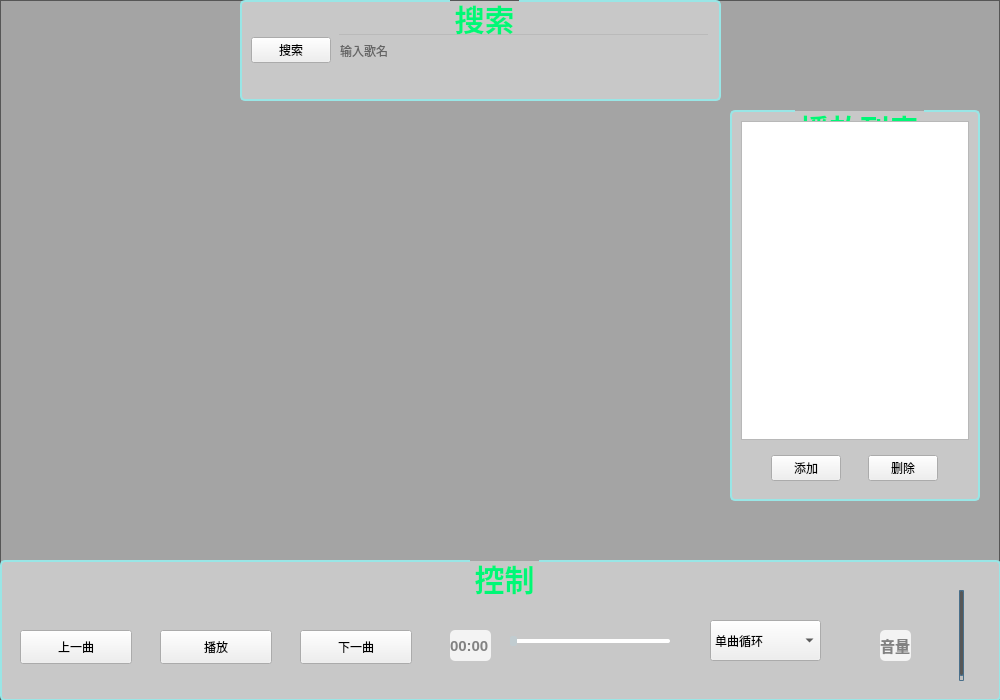
<?xml version="1.0" encoding="UTF-8"?>
<ui version="4.0">
 <class>Mymusic</class>
 <widget class="QWidget" name="Mymusic">
  <property name="geometry">
   <rect>
    <x>0</x>
    <y>0</y>
    <width>1000</width>
    <height>700</height>
   </rect>
  </property>
  <property name="minimumSize">
   <size>
    <width>1000</width>
    <height>700</height>
   </size>
  </property>
  <property name="maximumSize">
   <size>
    <width>1000</width>
    <height>700</height>
   </size>
  </property>
  <property name="windowTitle">
   <string>Form</string>
  </property>
  <property name="styleSheet">
   <string notr="true"/>
  </property>
  <widget class="QFrame" name="frame">
   <property name="geometry">
    <rect>
     <x>0</x>
     <y>0</y>
     <width>1000</width>
     <height>700</height>
    </rect>
   </property>
   <property name="minimumSize">
    <size>
     <width>1000</width>
     <height>700</height>
    </size>
   </property>
   <property name="maximumSize">
    <size>
     <width>1000</width>
     <height>700</height>
    </size>
   </property>
   <property name="styleSheet">
    <string notr="true">QFrame#frame{
	border-image: url(:/pictur/bg_music1.jpg);
}
#frame_2{
	background-color: rgba(0, 0, 0, 80);
}
</string>
   </property>
   <property name="frameShape">
    <enum>QFrame::StyledPanel</enum>
   </property>
   <property name="frameShadow">
    <enum>QFrame::Raised</enum>
   </property>
   <widget class="QFrame" name="frame_2">
    <property name="geometry">
     <rect>
      <x>0</x>
      <y>0</y>
      <width>1000</width>
      <height>700</height>
     </rect>
    </property>
    <property name="minimumSize">
     <size>
      <width>1000</width>
      <height>700</height>
     </size>
    </property>
    <property name="maximumSize">
     <size>
      <width>1000</width>
      <height>700</height>
     </size>
    </property>
    <property name="styleSheet">
     <string notr="true">QGroupBox
{
	background-color: rgba(255, 255, 255, 100);
	color: rgb(0, 0, 0);
border: 2px solid rgb(153, 230, 230);
border-radius:5px;
margin-top:2.1ex;
font-family:宋体;
font:bold 30px;
color: ;
	color: rgb(0, 247, 119);
}
 
QGroupBox::title
{
subcontrol-origin:margin;
subcontrol-position:top center;
}</string>
    </property>
    <property name="frameShape">
     <enum>QFrame::StyledPanel</enum>
    </property>
    <property name="frameShadow">
     <enum>QFrame::Raised</enum>
    </property>
    <widget class="QGroupBox" name="groupBox_3">
     <property name="geometry">
      <rect>
       <x>0</x>
       <y>560</y>
       <width>1001</width>
       <height>141</height>
      </rect>
     </property>
     <property name="styleSheet">
      <string notr="true">QLabel{
	border-radius: 5px;
	background-color: rgba(255, 255, 255,200);

font-size: 15px;
font-weight: bold;
color: rgb(130, 130, 130);


}</string>
     </property>
     <property name="title">
      <string>控制</string>
     </property>
     <widget class="QPushButton" name="pushButton_pre">
      <property name="geometry">
       <rect>
        <x>20</x>
        <y>70</y>
        <width>112</width>
        <height>34</height>
       </rect>
      </property>
      <property name="styleSheet">
       <string notr="true"/>
      </property>
      <property name="text">
       <string>上一曲</string>
      </property>
     </widget>
     <widget class="QPushButton" name="pushButton_playORpause">
      <property name="geometry">
       <rect>
        <x>160</x>
        <y>70</y>
        <width>112</width>
        <height>34</height>
       </rect>
      </property>
      <property name="text">
       <string>播放</string>
      </property>
     </widget>
     <widget class="QPushButton" name="pushButton_next">
      <property name="geometry">
       <rect>
        <x>300</x>
        <y>70</y>
        <width>112</width>
        <height>34</height>
       </rect>
      </property>
      <property name="text">
       <string>下一曲</string>
      </property>
     </widget>
     <widget class="QComboBox" name="comboBox_list">
      <property name="geometry">
       <rect>
        <x>710</x>
        <y>60</y>
        <width>111</width>
        <height>41</height>
       </rect>
      </property>
      <item>
       <property name="text">
        <string>单曲循环</string>
       </property>
      </item>
      <item>
       <property name="text">
        <string>顺序播放</string>
       </property>
      </item>
      <item>
       <property name="text">
        <string>列表循环</string>
       </property>
      </item>
      <item>
       <property name="text">
        <string>随机播放</string>
       </property>
      </item>
     </widget>
     <widget class="QLabel" name="label_2">
      <property name="geometry">
       <rect>
        <x>880</x>
        <y>70</y>
        <width>31</width>
        <height>31</height>
       </rect>
      </property>
      <property name="maximumSize">
       <size>
        <width>50</width>
        <height>16777215</height>
       </size>
      </property>
      <property name="text">
       <string>音量</string>
      </property>
     </widget>
     <widget class="QSlider" name="verticalSlider">
      <property name="geometry">
       <rect>
        <x>950</x>
        <y>30</y>
        <width>22</width>
        <height>91</height>
       </rect>
      </property>
      <property name="styleSheet">
       <string notr="true">QSlider::groove:vertical {
border: 1px solid #4A708B;
background: #C0C0C0;
width: 5px;
border-radius: 1px;
padding-left:-1px;
padding-right:-1px;
padding-top:-1px;
padding-bottom:-1px;
}

QSlider::sub-page:vertical {
background: #575757;
border: 1px solid #4A708B;
border-radius: 2px;
}

QSlider::add-page:vertical {
background: qlineargradient(x1:0, y1:0, x2:0, y2:1, 
    stop:0 #c4c4c4, stop:1 #B1B1B1);
background: qlineargradient(x1: 0, y1: 0.2, x2: 1, y2: 1,
    stop: 0 #5DCCFF, stop: 1 #1874CD);
border: 0px solid #777;
width: 10px;
border-radius: 2px;
}

QSlider::handle:vertical 
{

    height: 11px;
    margin-left: -3px;
    margin-right: -3px;
    border-radius: 5px;
}

QSlider::sub-page:vertical:disabled {
background: #00009C;
border-color: #999;
}

QSlider::add-page:vertical:disabled {
background: #eee;
border-color: #999;
}

QSlider::handle:vertical:disabled {
background: #eee;
border: 1px solid #aaa;
border-radius: 4px;
}</string>
      </property>
      <property name="orientation">
       <enum>Qt::Vertical</enum>
      </property>
     </widget>
     <widget class="QSlider" name="Slider_time">
      <property name="geometry">
       <rect>
        <x>510</x>
        <y>70</y>
        <width>160</width>
        <height>22</height>
       </rect>
      </property>
      <property name="styleSheet">
       <string notr="true">/*horizontal ：水平QSlider*/
QSlider::groove:horizontal {
border: 0px solid #bbb;
}

/*1.滑动过的槽设计参数*/
QSlider::sub-page:horizontal {
 /*槽颜色*/
background: rgb(90,49,255);
 /*外环区域倒圆角度*/
border-radius: 2px;
 /*上遮住区域高度*/
margin-top:8px;
 /*下遮住区域高度*/
margin-bottom:8px;
/*width在这里无效，不写即可*/
}

/*2.未滑动过的槽设计参数*/
QSlider::add-page:horizontal {
/*槽颜色*/
background: rgb(255,255, 255);
/*外环大小0px就是不显示，默认也是0*/
border: 0px solid #777;
/*外环区域倒圆角度*/
border-radius: 2px;
 /*上遮住区域高度*/
margin-top:9px;
 /*下遮住区域高度*/
margin-bottom:9px;
}
 
/*3.平时滑动的滑块设计参数*/
QSlider::handle:horizontal {
/*滑块颜色*/
background: rgb(193,204,208);
/*滑块的宽度*/
width: 5px;
/*滑块外环为1px，再加颜色*/
border: 1px solid rgb(193,204,208);
 /*滑块外环倒圆角度*/
border-radius: 2px; 
 /*上遮住区域高度*/
margin-top:6px;
 /*下遮住区域高度*/
margin-bottom:6px;
}

/*4.手动拉动时显示的滑块设计参数*/
QSlider::handle:horizontal:hover {
/*滑块颜色*/
background: rgb(193,204,208);
/*滑块的宽度*/
width: 10px;
/*滑块外环为1px，再加颜色*/
border: 1px solid rgb(193,204,208);
 /*滑块外环倒圆角度*/
border-radius: 5px; 
 /*上遮住区域高度*/
margin-top:4px;
 /*下遮住区域高度*/
margin-bottom:4px;
}
</string>
      </property>
      <property name="orientation">
       <enum>Qt::Horizontal</enum>
      </property>
     </widget>
     <widget class="QLabel" name="label_currentTime">
      <property name="geometry">
       <rect>
        <x>450</x>
        <y>70</y>
        <width>41</width>
        <height>31</height>
       </rect>
      </property>
      <property name="text">
       <string>00:00</string>
      </property>
     </widget>
    </widget>
    <widget class="QGroupBox" name="groupBox">
     <property name="geometry">
      <rect>
       <x>730</x>
       <y>110</y>
       <width>250</width>
       <height>391</height>
      </rect>
     </property>
     <property name="maximumSize">
      <size>
       <width>250</width>
       <height>16777215</height>
      </size>
     </property>
     <property name="title">
      <string>播放列表</string>
     </property>
     <layout class="QVBoxLayout" name="verticalLayout">
      <item>
       <widget class="QListWidget" name="listWidget">
        <property name="minimumSize">
         <size>
          <width>200</width>
          <height>0</height>
         </size>
        </property>
        <property name="maximumSize">
         <size>
          <width>240</width>
          <height>16777215</height>
         </size>
        </property>
       </widget>
      </item>
      <item>
       <widget class="QWidget" name="widget_4" native="true">
        <layout class="QHBoxLayout" name="horizontalLayout">
         <item>
          <widget class="QPushButton" name="pushButton_add">
           <property name="maximumSize">
            <size>
             <width>70</width>
             <height>16777215</height>
            </size>
           </property>
           <property name="text">
            <string>添加</string>
           </property>
          </widget>
         </item>
         <item>
          <widget class="QPushButton" name="pushButton_del">
           <property name="maximumSize">
            <size>
             <width>70</width>
             <height>16777215</height>
            </size>
           </property>
           <property name="text">
            <string>删除</string>
           </property>
          </widget>
         </item>
        </layout>
       </widget>
      </item>
     </layout>
    </widget>
    <widget class="QLabel" name="label_gif">
     <property name="geometry">
      <rect>
       <x>40</x>
       <y>140</y>
       <width>361</width>
       <height>341</height>
      </rect>
     </property>
     <property name="styleSheet">
      <string notr="true">border-image: url(:/pictur/music.gif);
border-radius:10px;</string>
     </property>
     <property name="text">
      <string/>
     </property>
    </widget>
    <widget class="QGroupBox" name="groupBox_2">
     <property name="geometry">
      <rect>
       <x>240</x>
       <y>0</y>
       <width>481</width>
       <height>101</height>
      </rect>
     </property>
     <property name="title">
      <string>搜索</string>
     </property>
     <layout class="QHBoxLayout" name="horizontalLayout_3">
      <item>
       <widget class="QPushButton" name="pushButton_find">
        <property name="text">
         <string>搜索</string>
        </property>
       </widget>
      </item>
      <item>
       <widget class="QLineEdit" name="lineEdit">
        <property name="minimumSize">
         <size>
          <width>0</width>
          <height>35</height>
         </size>
        </property>
        <property name="styleSheet">
         <string notr="true">background:transparent;
</string>
        </property>
        <property name="placeholderText">
         <string>输入歌名</string>
        </property>
       </widget>
      </item>
     </layout>
    </widget>
   </widget>
  </widget>
 </widget>
 <resources/>
 <connections/>
</ui>
